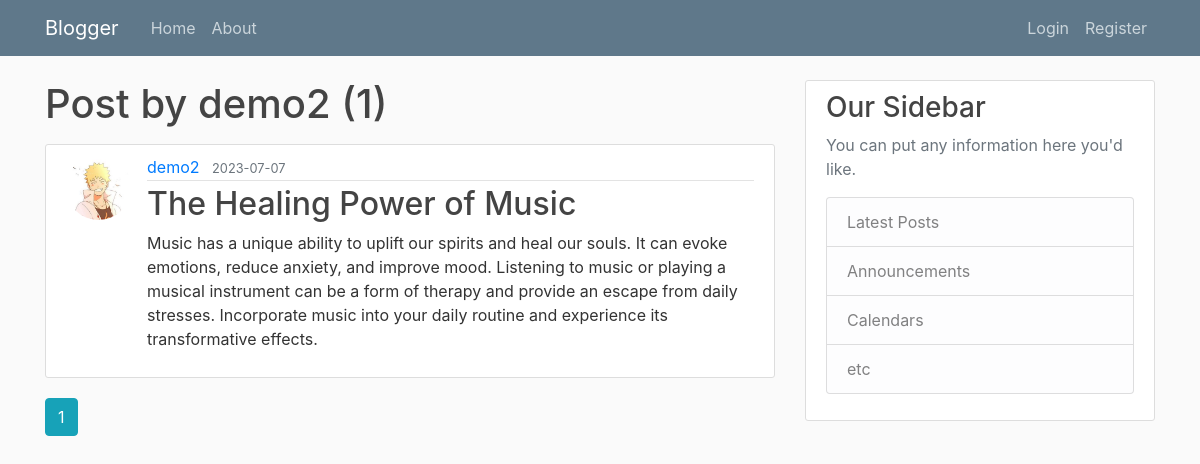
The page /user/demo2 on the database its author committed.
### flaskblog/models.py (models this page shows, shortened)
class User(db.Model, UserMixin):
    id = db.Column(db.Integer, primary_key = True)
    username = db.Column(db.String(20),unique = True, nullable = False)
    email = db.Column(db.String(120),unique = True, nullable = False)
    image_file = db.Column(db.String(120), nullable = False, default='default.jpg')
    password = db.Column(db.String(60), nullable = False)
    posts = db.relationship('Post', backref='author', lazy=True)

class Post(db.Model):
    id = db.Column(db.Integer, primary_key = True)
    title =  db.Column(db.String(120), nullable = False)
    date_posted = db.Column(db.DateTime, nullable=False, default =datetime.utcnow)
    content = db.Column(db.Text, nullable = False)
    user_id = db.Column(db.Integer, db.ForeignKey('user.id'), nullable = False)

### flaskblog/routes.py (the view)
@app.route('/user/<string:username>')
def user_post(username):
    page = request.args.get('page',1,type=int)
    user = User.query.filter_by(username=username).first_or_404()
    posts = Post.query.filter_by(author=user).order_by(Post.date_posted.desc()).paginate(page=page,per_page = 5)
    return render_template('user_post.html', posts = posts,user=user)

### flaskblog/templates/user_post.html (shortened to what this page needs)
{% extends 'base.html' %}
{% block content %}
    <h1 class="mb-3">Post by {{user.username}} ({{posts.total}})</h1>
    {% for post in posts.items %}
    <article class="media content-section">
      <img class = "rounded-circle article-img" src="{{url_for('static', filename='profile_pic/' + post.author.image_file) }}" >
        <div class="media-body">
          <div class="article-metadata">
            <a class="mr-2" href="{{url_for('user_post',username=post.author.username)}}">{{ post.author.username }}</a>
            <small class="text-muted">{{ post.date_posted.strftime('%Y-%m-%d') }}</small>
          </div>
          <h2><a class="article-title" href="{{ url_for('post', post_id=post.id) }}">{{ post.title }}</a></h2>
          <p class="article-content">{{ post.content }}</p>
        </div>
      </article>
    {% endfor %}
    {% for page_num in posts.iter_pages(left_edge=1, right_edge=1, left_current=1, right_current=2) %}
      {% if page_num %}
        {% if posts.page == page_num %}
        <a class="btn btn-info mb-4" href="{{url_for('user_post',username=user.username, page=page_num)}}">{{page_num}}</a>
        {%else%}
        <a class="btn btn-outline-info mb-4" href="{{url_for('user_post',username=user.username, page=page_num)}}">{{page_num}}</a>
        {% endif %}
      {% endif %}
    {% endfor %}
{% endblock %}

### flaskblog/static/main.css (style rules this page uses)
body { background: #fafafa; color: #333333; margin-top: 5rem; }
h1, h2, h3, h4, h5, h6 { color: #444444; }
.content-section { background: #ffffff; padding: 10px 20px; border: 1px solid #dddddd; border-radius: 3px; margin-bottom: 20px; }
.article-title { color: #444444; }
.article-content { white-space: pre-line; }
.article-img { height: 65px; width: 65px; margin-right: 16px; }
.article-metadata { padding-bottom: 1px; margin-bottom: 4px; border-bottom: 1px solid #e3e3e3 }

### rows shown on the page
User: username "demo2"
Post: image_file (picture), author.username "demo2", date_posted "2023-07-07", title "The Healing Power of Music", content "Music has a unique ability to uplift our spirits and heal our souls. It can evoke emotions, reduce anxiety, and improve mood. Listening to music or playing a musical instrument can be a form of therapy and provide an escape from daily stresses. Incorporate music into your daily routine and experience its transformative effects."

### other values the page prints
{{ posts.total }} "1"
{{ page_num }} "1"
